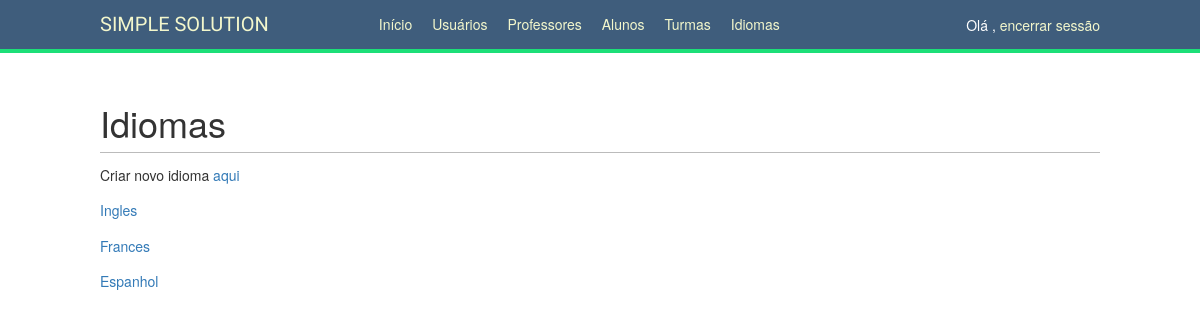
The app's page /school/subjects/ (signed in) with its own data.
### school/models.py (models this page shows, shortened)
class Subject(models.Model):
    STARTER = 'STARTER'
    BASIC = 'BASIC'
    INTERMEDIATE = 'INTERMEDIATE'
    ADVANCED = 'ADVANCED'
    SUBJECT_TYPE_MAP = {
        STARTER: 'STARTER',
        BASIC: 'BASIC',
        INTERMEDIATE: 'INTERMEDIATE',
        ADVANCED: 'ADVANCED',
    }
    SUBJECT_TYPE_CHOICES = (
        (STARTER, SUBJECT_TYPE_MAP[STARTER]),
        (BASIC, SUBJECT_TYPE_MAP[BASIC]),
        (INTERMEDIATE, SUBJECT_TYPE_MAP[INTERMEDIATE]),
        (ADVANCED, SUBJECT_TYPE_MAP[ADVANCED]),
    )
    name = models.CharField(max_length=80, unique=True, verbose_name='Nome')
    code = models.CharField(max_length=25, unique=True, verbose_name='Código')
    subject_type = models.CharField(
        max_length=12,
        choices=SUBJECT_TYPE_CHOICES, verbose_name='Nível'
    )
    professors = models.ManyToManyField(Professor, blank=True,)
    students = models.ManyToManyField('Student', blank=True)

### school/views.py (the view)
@staff_member_required
def subject_list(request):
    subjects = Subject.objects.all()
    return render(request, 'school/subject/list.html', {'section': 'subjects',
                                                        'subjects': subjects})

### school/templates/school/subject/list.html (shortened to what this page needs)
{% extends "base.html" %}
{% block content %}
    <h1>Idiomas</h1>
    <p>Criar novo idioma <a href="{% url "subject_create" %}">aqui</a></p>
    {% for subject in subjects %}
        <div>
            <p class="title"><a href="{% url "subject_detail" subject.id %}">{{ subject.name }}</a></p>
        </div>
    {% endfor %}
{% endblock %}

### account/static/css/base.css (style rules this page uses)
body { margin:0; padding:0; font-family:helvetica, sans-VITRif; }
p { line-height: 1.8; }
a { color:#120a8f; text-decoration:none; }
h1, h2, h3, h4, h5 , h6 { font-family: 'Muli', sans-VITRif; font-weight:normal; }
h1 { border-bottom:1px solid #bbb; padding:0 0 10px 0; margin:10px 0 20px 0; }

### records on screen
Subject: name "Ingles"
Subject: name "Frances"
Subject: name "Espanhol"
